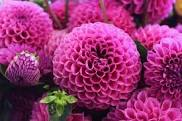
#> input picture flowers.jpg, 182 x 121 px
$ python blurring.py
#> lines starting #> are read from the running program, lines starting #| are printed output that depends on the picture
import cv2
import numpy as np

img = cv2.imread('flowers.jpg')
#> img is the input picture: shape (121, 182, 3); mean B, G, R 112.3, 52, 151.4

kernel = np.ones((9,9) , np.float32)/81

convo = cv2.filter2D(img , -1  , kernel)
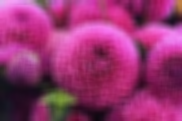
#> convo: shape (121, 182, 3); mean B, G, R 112.4, 51.9, 151.4

gauss = cv2.GaussianBlur(img , (9,9) , 0)
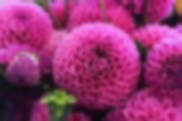
#> gauss: shape (121, 182, 3); mean B, G, R 112.4, 52, 151.4


cv2.imshow('img' , img)
cv2.imshow('convo' , convo)
cv2.imshow('gauss' , gauss)
cv2.waitKey(0)
cv2.destroyAllWindows()

$ run again, with coffee.jpg copied over flowers.jpg
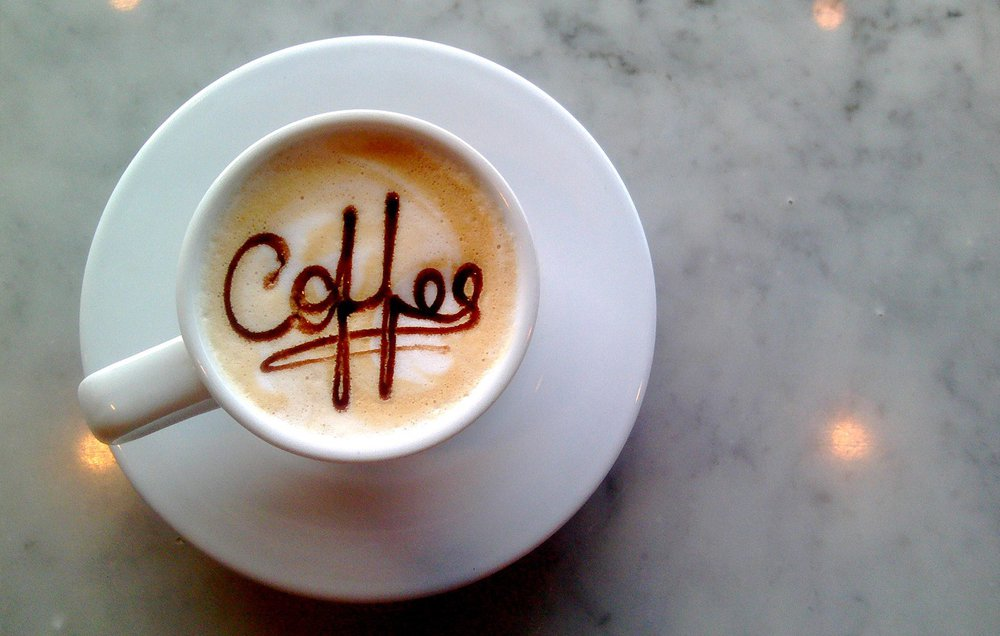
#> input picture coffee.jpg, 1000 x 636 px
#> img is the input picture: shape (636, 1000, 3); mean B, G, R 142.8, 145.3, 148.9
#> `convo = cv2.filter2D(img , -1  , kernel)`:
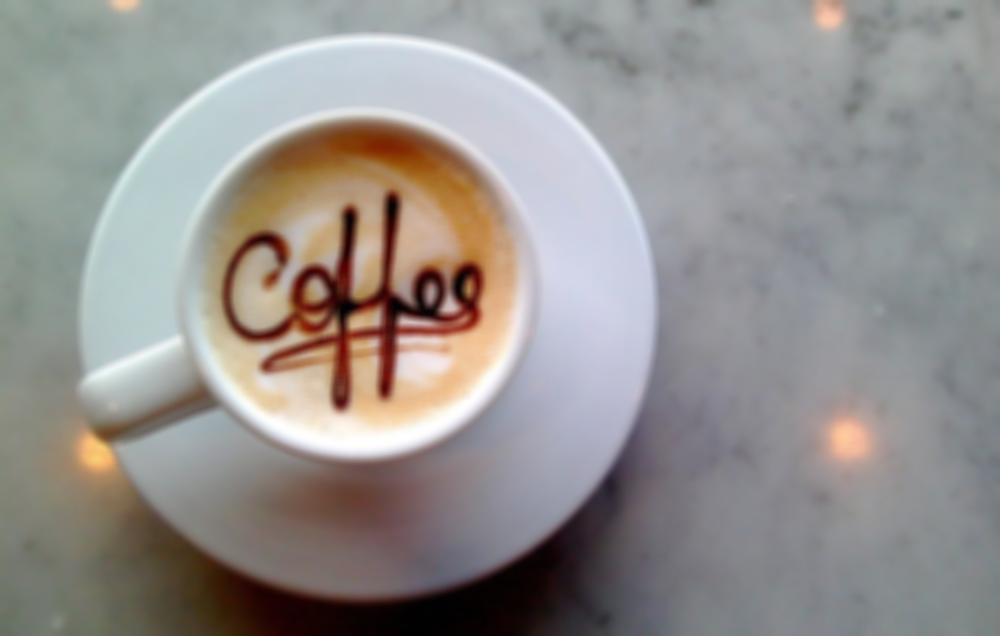
#> convo: shape (636, 1000, 3); mean B, G, R 142.8, 145.3, 148.9
